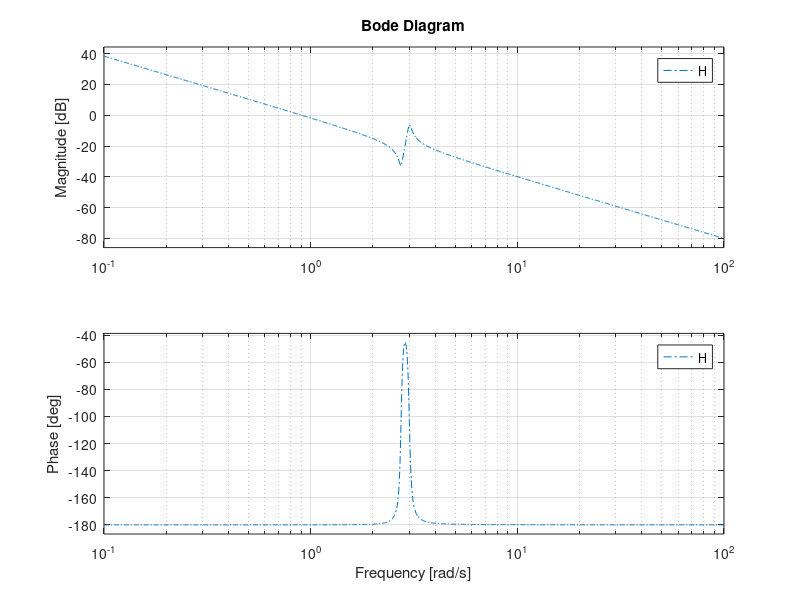

This figure's MATLAB source:
%=============================================================================
% Copyright (c) 2023-present Allan CORNET (Nelson)
%=============================================================================
% This file is part of Nelson.
%=============================================================================
% LICENCE_BLOCK_BEGIN
% SPDX-License-Identifier: LGPL-3.0-or-later
% LICENCE_BLOCK_END
%=============================================================================
% <--WEIGHT 4-->
% <--ADV-CLI MODE-->
%=============================================================================
H = tf([1 0.1 7.5], [1 0.12 9 0 0])
bode(H, '-.')
%=============================================================================
